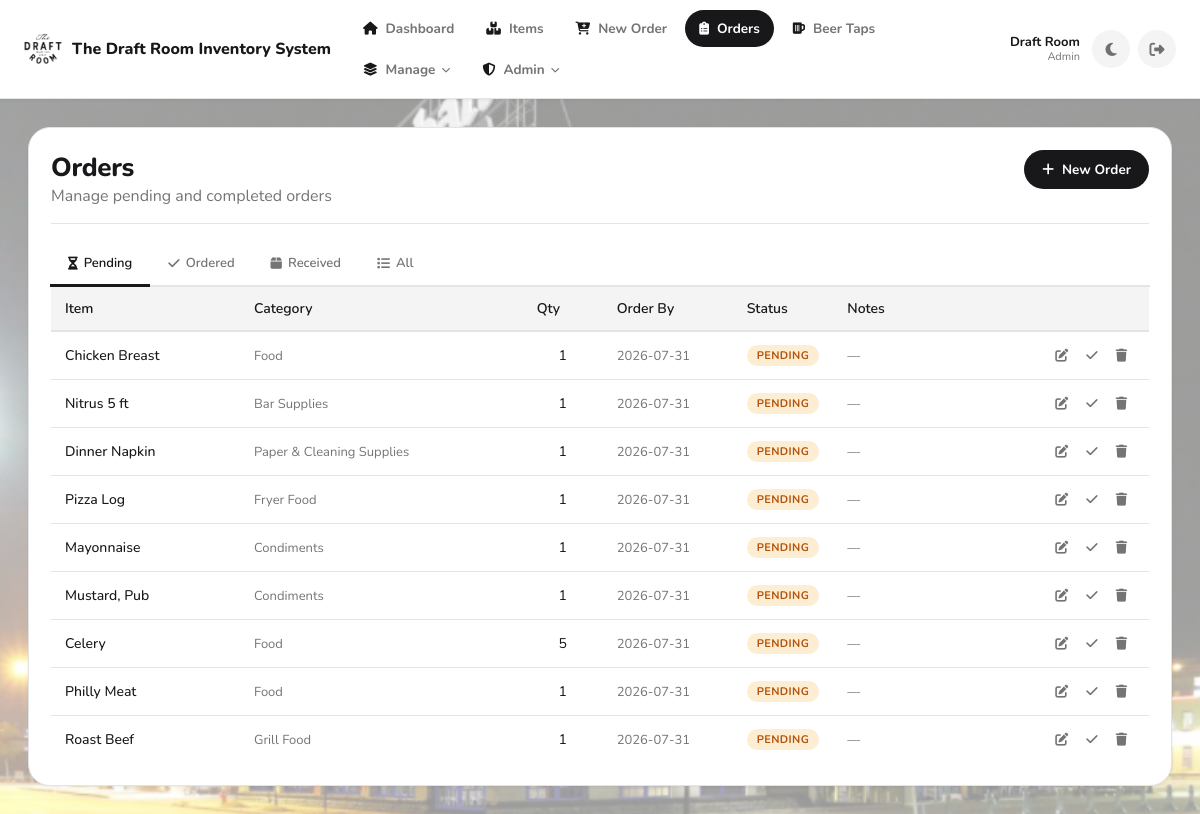
/orders (signed in), run on the app's committed database.
### app.py (models this page shows, shortened)
class User(db.Model):
    __tablename__ = "users"
    id = db.Column(db.Integer, primary_key=True)
    username = db.Column(db.String(80), unique=True, nullable=False)
    first_name = db.Column(db.String(80), nullable=True)
    last_name = db.Column(db.String(80), nullable=True)
    password_hash = db.Column(db.String(255), nullable=False)
    role = db.Column(db.String(20), nullable=False, default="staff")  # Backward compatibility
    role_id = db.Column(db.Integer, db.ForeignKey('roles.id'), nullable=True)  # New: reference to Role
    is_active = db.Column(db.Boolean, nullable=False, default=True)
    created_at = db.Column(db.DateTime, nullable=False, default=utcnow)
    role_obj = db.relationship('Role', backref='users')
    def display_name(self) -> str:
        full = f"{(self.first_name or '').strip()} {(self.last_name or '').strip()}".strip()
        return full if full else self.username
    def get_role_name(self):
        if self.role_obj:
            return self.role_obj.name
        return self.role

class Order(db.Model):
    __tablename__ = "orders"
    id = db.Column(db.Integer, primary_key=True)
    item_id = db.Column(db.Integer, db.ForeignKey("items.id"), nullable=False)
    item = db.relationship("Item", backref="orders")
    quantity = db.Column(db.Integer, nullable=False, default=0)
    order_date = db.Column(db.Date, nullable=True)
    notes = db.Column(db.String(400), nullable=True)
    status = db.Column(db.String(20), nullable=False, default="pending")  # pending|ordered|received|cancelled
    created_at = db.Column(db.DateTime, nullable=False, default=utcnow)
    updated_at = db.Column(db.DateTime, nullable=False, default=utcnow, onupdate=utcnow)

class Item(db.Model):
    __tablename__ = "items"
    id = db.Column(db.Integer, primary_key=True)
    name = db.Column(db.String(200), nullable=False)
    category = db.Column(db.String(120), nullable=False)
    prep_type = db.Column(db.String(50), nullable=False, default="generic")
    supplier_id = db.Column(db.Integer, db.ForeignKey("suppliers.id"), nullable=True)
    supplier = db.relationship("Supplier", back_populates="items")
    unit = db.Column(db.String(50), nullable=True)
    default_units_per_box = db.Column(
    db.Integer,
    nullable=True,
)
    multiplier = db.Column(db.Float, nullable=True)
    raw_freezer_days = db.Column(db.Integer, nullable=True)
    raw_cooler_days = db.Column(db.Integer, nullable=True)
    raw_out_days = db.Column(db.Integer, nullable=True)
    prepped_freezer_days = db.Column(db.Integer, nullable=True)
    prepped_cooler_days = db.Column(db.Integer, nullable=True)
    prepped_out_days = db.Column(db.Integer, nullable=True)
    sales_mode = db.Column(db.String(40), nullable=True)
    pack1_label = db.Column(db.String(80), nullable=True)
    pack1_mult  = db.Column(db.Integer, nullable=True)
    pack2_label = db.Column(db.String(80), nullable=True)
    pack2_mult  = db.Column(db.Integer, nullable=True)
    pack3_label = db.Column(db.String(80), nullable=True)
    pack3_mult  = db.Column(db.Integer, nullable=True)
    pack4_label = db.Column(db.String(80), nullable=True)
    pack4_mult  = db.Column(db.Integer, nullable=True)
    main_bar_on_hand = db.Column(
        db.Integer,
        nullable=False,
        default=0,
        server_default=db.text("0"),
    )
    low_bar_on_hand = db.Column(
        db.Integer,
        nullable=False,
        default=0,
        server_default=db.text("0"),
    )
    on_hand_count = db.Column(
        db.Integer,
        nullable=False,
        default=0,
        server_default=db.text("0"),
    )
    par_level = db.Column(db.Integer, nullable=True)
    created_at = db.Column(db.DateTime, nullable=False, default=datetime.utcnow)

### app.py (the view)
@app.get("/orders")
def view_orders():
    guard = require_view_access()
    if guard:
        return guard
    status_filter = request.args.get("status", "pending")
    query = Order.query.join(Item)
    if status_filter and status_filter != "all":
        query = query.filter(Order.status == status_filter)
    orders = query.order_by(Order.created_at.desc()).all()
    beer_query = BeerOrder.query.join(Beer)
    if status_filter and status_filter != "all":
        beer_query = beer_query.filter(BeerOrder.status == status_filter)
    beer_orders = beer_query.order_by(BeerOrder.created_at.desc()).all()
    return render_template("orders.html", orders=orders, beer_orders=beer_orders, status_filter=status_filter)

### app.py (called while the page is built)
@app.after_request
def add_security_headers_response(response):
    response.headers["X-Frame-Options"] = "SAMEORIGIN"
    response.headers["X-XSS-Protection"] = "1; mode=block"
    response.headers["X-Content-Type-Options"] = "nosniff"
    response.headers["Content-Security-Policy"] = (
        "default-src 'self'; "
        "script-src 'self' 'unsafe-inline' https://cdnjs.cloudflare.com; "
        "style-src 'self' 'unsafe-inline' https://cdnjs.cloudflare.com; "
        "font-src 'self' https://cdnjs.cloudflare.com; "
        "img-src 'self' data:; "
        "connect-src 'self'; "
        "frame-ancestors 'self'"
    )
    response.headers["Referrer-Policy"] = "strict-origin-when-cross-origin"
    response.headers["Permissions-Policy"] = (
        "geolocation=(), "
        "microphone=(), "
        "camera=(), "
        "payment=()"
    )
    return response

def utcnow() -> datetime:
    return datetime.now(timezone.utc)

def current_user() -> Optional["User"]:
    uid = session.get("user_id")
    if not uid:
        return None
    try:
        return User.query.get(int(uid))
    except Exception:
        return None

def current_user_role() -> str:
    if session.get("break_glass_admin") is True:
        return "admin"
    u = current_user()
    if not u:
        return ""
    return (u.role or "").lower()

def is_logged_in() -> bool:
    return (session.get("break_glass_admin") is True) or (session.get("user_id") is not None)

def can_manage_users() -> bool:
    u = current_user()
    if not u:
        return False
    if session.get("break_glass_admin") is True:
        return True
    if u.role_id:
        role = Role.query.get(u.role_id)
        if role and role.is_admin:
            return True
    if u.role == "admin":
        return True
    return False

def can_edit_inventory() -> bool:
    if session.get("break_glass_admin") is True:
        return True
    u = current_user()
    if not u:
        return False
    if u.role_id:
        role = Role.query.get(u.role_id)
        if role and role.has_permission("can_edit_items"):
            return True
    if u.role == "admin":
        return True
    return False

def require_view_access():
    if not is_logged_in():
        return redirect("/login")
    if session.get("break_glass_admin") is True:
        return None
    if not can_view_inventory():
        session.clear()
        flash("Access denied.", "error")
        return redirect("/login")
    return None

### templates/orders.html (shortened to what this page needs)
{% extends "base.html" %}
{% block content %}
<section class="card">
  <div class="cardhead">
    <div>
      <h1>Orders</h1>
      <span class="muted">Manage pending and completed orders</span>
    </div>
    <a href="/order" class="btn primary"><i class="fas fa-plus"></i> New Order</a>
  </div>
  <div style="display:flex; gap:0; border-bottom:2px solid var(--stroke); margin:0 -1px;">
    <a href="/orders?status=pending"
       class="otab {% if status_filter == 'pending' %}otab-active{% endif %}">
      <i class="fas fa-hourglass-half"></i> Pending
    </a>
    <a href="/orders?status=ordered"
       class="otab {% if status_filter == 'ordered' %}otab-active{% endif %}">
      <i class="fas fa-check"></i> Ordered
    </a>
    <a href="/orders?status=received"
       class="otab {% if status_filter == 'received' %}otab-active{% endif %}">
      <i class="fas fa-box"></i> Received
    </a>
    <a href="/orders?status=all"
       class="otab {% if status_filter == 'all' %}otab-active{% endif %}">
      <i class="fas fa-list"></i> All
    </a>
  </div>
  {% if orders %}
  <div style="overflow-x:auto;">
    <table class="otable">
      <thead>
        <tr>
          <th>Item</th>
          <th>Category</th>
          <th class="col-sm">Qty</th>
          <th class="col-md">Order By</th>
          <th class="col-sm">Status</th>
          <th class="col-lg">Notes</th>
          <th class="col-act"></th>
        </tr>
      </thead>
      <tbody>
        {% for order in orders %}
        <tr class="order-row" data-order-id="{{ order.id }}">
          <td style="font-weight:500;">{{ order.item.name }}</td>
          <td class="muted" style="font-size:13px;">{{ order.item.category }}</td>
          <td class="col-sm" style="text-align:center;">{{ order.quantity }}</td>
          <td class="col-md muted" style="font-size:13px;">{{ order.order_date or '—' }}</td>
          <td class="col-sm">
            <span class="status-badge status-{{ order.status }}">{{ order.status.title() }}</span>
          </td>
          <td class="col-lg muted" style="font-size:13px;">{{ order.notes or '—' }}</td>
          <td class="col-act">
            <div style="display:flex; gap:2px; justify-content:center; align-items:center;">
              <a href="/order/{{ order.id }}/edit" class="oact" title="Edit">
                <i class="fas fa-edit"></i>
              </a>
              {% if order.status == 'pending' %}
              <button type="button" class="oact" data-action="check" title="Mark ordered">
                <i class="fas fa-check"></i>
              </button>
              {% endif %}
              <button type="button" class="oact danger" data-action="delete" title="Delete">
                <i class="fas fa-trash"></i>
              </button>
            </div>
          </td>
        </tr>
        {% endfor %}
      </tbody>
    </table>
  </div>
  {% endif %}
</section>
{% endblock %}

### templates/base.html (shortened to what this page needs)
<!DOCTYPE html>
<html lang="en">
<head>
  <link rel="stylesheet" href="/static/style.css?v={{ asset_v }}">
  <link rel="stylesheet" href="https://cdnjs.cloudflare.com/ajax/libs/font-awesome/6.4.0/css/all.min.css">
</head>
<body class="app-body">
  <header class="navbar">
    <div class="navbar-inner">
      <a href="/" class="navbar-brand">
        <img src="{{ url_for('static', filename='favicon-96x96.png') }}" alt="The Draft Room" class="navbar-logo">
        <span>The Draft Room Inventory System</span>
      </a>
      <nav class="navbar-nav">
        <a href="/" class="navlink2 {% if request.path == '/' %}active{% endif %}">
          <i class="fas fa-house"></i><span>Dashboard</span>
        </a>
        <a href="/items" class="navlink2 {% if request.path.startswith('/items') or request.path.startswith('/category') %}active{% endif %}">
          <i class="fas fa-boxes-stacked"></i><span>Items</span>
        </a>
        <a href="/order" class="navlink2 {% if request.path == '/order' %}active{% endif %}">
          <i class="fas fa-cart-plus"></i><span>New Order</span>
        </a>
        <a href="/orders" class="navlink2 {% if request.path.startswith('/orders') or (request.path.startswith('/order/') and request.path != '/order') %}active{% endif %}">
          <i class="fas fa-clipboard-list"></i><span>Orders</span>
        </a>
        <a href="/beers/dashboard" class="navlink2 {% if '/beers' in request.path %}active{% endif %}">
          <i class="fas fa-beer-mug-empty"></i><span>Beer Taps</span>
        </a>
        {% if can_edit_inventory %}
        <div class="navdd">
          <button type="button" class="navlink2 navdd-toggle {% if request.path.startswith('/suppliers') or request.path.startswith('/users') or request.path.startswith('/settings') %}active{% endif %}">
            <i class="fas fa-layer-group"></i><span>Manage</span><i class="fas fa-chevron-down navdd-caret"></i>
          </button>
        </div>
        {% endif %}
        {% if can_manage_users %}
        <div class="navdd">
          <button type="button" class="navlink2 navdd-toggle {% if request.path.startswith('/audit') or request.path.startswith('/admin/roles') %}active{% endif %}">
            <i class="fas fa-shield-halved"></i><span>Admin</span><i class="fas fa-chevron-down navdd-caret"></i>
          </button>
        </div>
        {% endif %}
      </nav>
      <div class="navbar-actions">
        {% if current_user %}
        <div class="navbar-user">
          <span class="navbar-user-name">
            {% if current_user.first_name or current_user.last_name %}
              {{ current_user.first_name }} {{ current_user.last_name }}
            {% else %}
              {{ current_user.username }}
            {% endif %}
          </span>
          <span class="navbar-user-role">{{ auth_role_name.title() if auth_role_name else 'User' }}</span>
        </div>
        {% endif %}
        <button class="theme-toggle" id="themeToggle" title="Toggle light/dark theme">
        </button>
        <a href="/logout" class="logout-btn" title="Logout">
          <i class="fas fa-sign-out-alt"></i>
        </a>
      </div>
    </div>
  </header>
  <main class="main-content">
    <div class="page-content">
      {% block content %}{% endblock %}
    </div>
  </main>
</body>
</html>

### templates/orders.html (style rules this page uses)
.otab { padding: 12px 18px; font-size: 13px; font-weight: 600; color: var(--text-muted); text-decoration: none; display: inline-flex; align-items: center; gap: 6px; border-bottom: 3px solid transparent; margin-bottom: -2px; transition: var(--transition); white-space: nowrap; }
.otab-active { color: var(--primary); border-bottom-color: var(--primary); }
.otable { width: 100%; border-collapse: collapse; font-size: 14px; }
.otable thead { background: var(--card2); border-bottom: 2px solid var(--stroke); }
.otable th { padding: 12px 14px; text-align: left; font-weight: 600; white-space: nowrap; }
.otable td { padding: 11px 14px; border-bottom: 1px solid var(--stroke); vertical-align: middle; }
.otable tbody tr:last-child td { border-bottom: none; }
.col-sm { width: 80px; text-align: center; }
.col-md { width: 130px; }
.col-lg { width: 200px; }
.col-act { width: 110px; text-align: center; }
.status-badge { display: inline-block; padding: 3px 10px; border-radius: 20px; font-size: 11px; font-weight: 700; text-transform: uppercase; letter-spacing: .4px; }
.status-pending { background: rgba(245,158,11,.18); color: var(--warning); }
.oact { background: none; border: none; color: var(--text-muted); font-size: 13px; cursor: pointer; padding: 6px 8px; border-radius: var(--radius-sm); transition: var(--transition); display: inline-flex; align-items: center; text-decoration: none; user-select: none; }

### data on the page
User: first_name "Draft", last_name "Room", role "Admin"
Order: item.name "Chicken Breast", item.category "Food", quantity "1", order_date "2026-07-31", status "PENDING", notes "—"
Order: item.name "Nitrus 5 ft", item.category "Bar Supplies", quantity "1", order_date "2026-07-31", status "PENDING", notes "—"
Order: item.name "Dinner Napkin", item.category "Paper & Cleaning Supplies", quantity "1", order_date "2026-07-31", status "PENDING", notes "—"
Order: item.name "Pizza Log", item.category "Fryer Food", quantity "1", order_date "2026-07-31", status "PENDING", notes "—"
Order: item.name "Mayonnaise", item.category "Condiments", quantity "1", order_date "2026-07-31", status "PENDING", notes "—"
Order: item.name "Mustard, Pub", item.category "Condiments", quantity "1", order_date "2026-07-31", status "PENDING", notes "—"
Order: item.name "Celery", item.category "Food", quantity "5", order_date "2026-07-31", status "PENDING", notes "—"
Order: item.name "Philly Meat", item.category "Food", quantity "1", order_date "2026-07-31", status "PENDING", notes "—"
Order: item.name "Roast Beef", item.category "Grill Food", quantity "1", order_date "2026-07-31", status "PENDING", notes "—"
